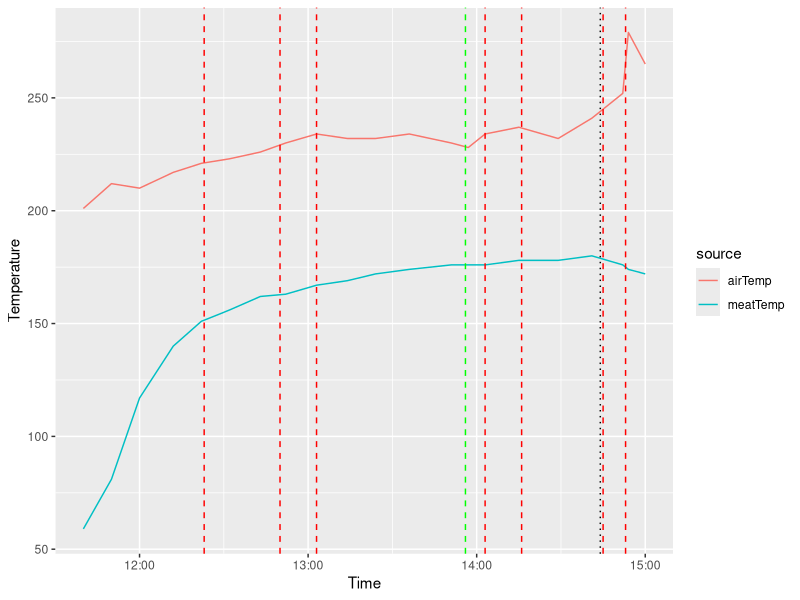

R code for this plot:
## ---- chunk 1
library(ggplot2)
library(dplyr)
library(tidyr)

time=c('11:40','11:50','12:00','12:12','12:22','12:32','12:43','12:52','13:03','13:14','13:24','13:36','13:51','13:57','14:03','14:15','14:29','14:41',"14:52","14:54",'15:00')
meatTemp=c(59,81,117,140,151,156,162,163,167,169,172,174,176,176,176,178,178,180,176,174,172)
airTemp=c(201,212,210,217,221,223,226,230,234,232,232,234,230,228,234,237,232,241,252,279,265)

hm=as.POSIXct(strptime(time, '%H:%M',tz='GMT')) 
df=data.frame(meatTemp,airTemp,hm) %>%
  gather(source,temp,-hm)
p=ggplot(df,aes(hm,temp,color=source)) + 
  geom_line() + 
  ylab('Temperature') +
  xlab('Time') 

# add horizontal lines for vent adjustments
reductions=c('12:23','12:50','13:03','14:03','14:16','14:45','14:53')
for (t in reductions){
  p = p + geom_vline(xintercept = as.POSIXct(strptime(t, '%H:%M',tz='GMT')) ,linetype='dashed',size=0.5,color='red')
}
increases=c('13:56')
for (t in increases){
  p = p + geom_vline(xintercept = as.POSIXct(strptime(t, '%H:%M',tz='GMT')) ,linetype='dashed',size=0.5,color='green')
}
checking=c('14:44')
for (t in checking){
  p = p + geom_vline(xintercept = as.POSIXct(strptime(t, '%H:%M',tz='GMT')) ,linetype='dotted',size=0.5,color='black')
}

print(p) 
